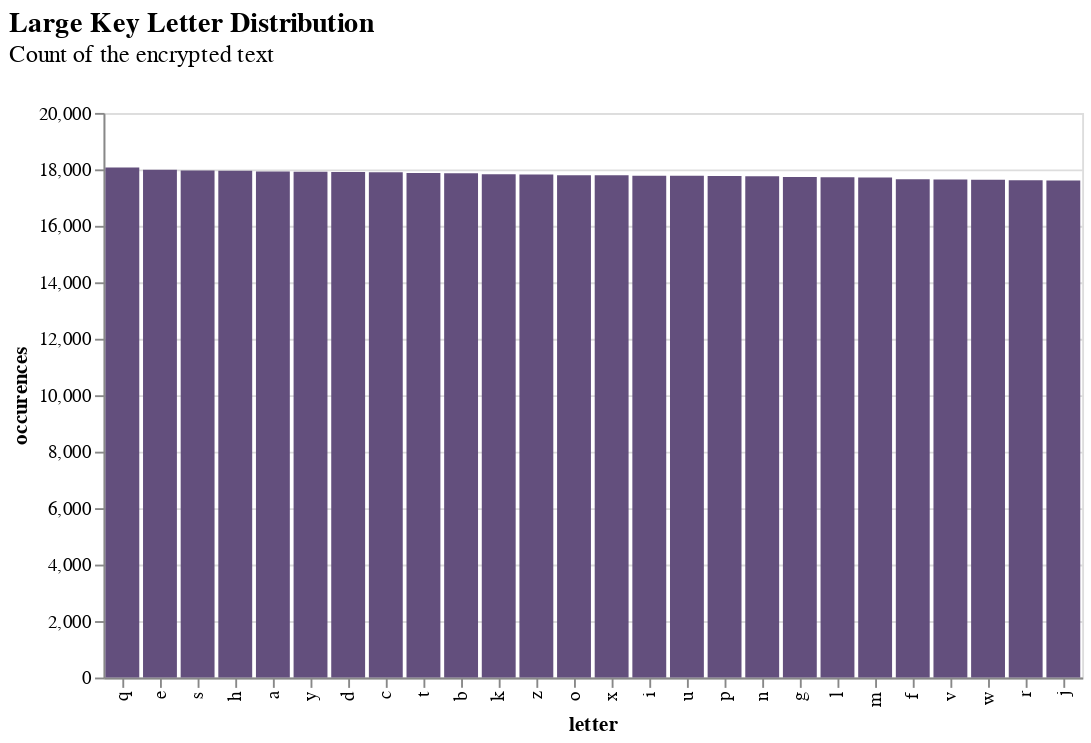

Notebook code cell kept with this figure:
### Markdown cell above
What happens when we use a large keysize?

### Code cell
key = OneTimePad.generate(size=len(book))
long_key_cipher = OneTimePad(key=key)
encrypted = long_key_cipher.encrypt(book)

klarge_counts = plot_letter_count(title="Large Key Letter Distribution", subtitle="Count of the encrypted text", text=encrypted).configure_mark(color=Colours.purple)
klarge_counts

### Figure 1 — Vega-Lite specification as saved in the notebook (floating-point values rounded to 4 significant figures)
{"config": {"view": {"continuousWidth": 400, "continuousHeight": 300}, "mark": {"color": "#634f7d"}}, "data": {"name": "data-10babc3237ac6329606960eaac31f1cc"}, "mark": "bar", "encoding": {"x": {"field": "letter", "sort": "-y", "type": "nominal"}, "y": {"field": "occurences", "type": "quantitative"}}, "title": {"text": "Large Key Letter Distribution", "subtitle": "Count of the encrypted text", "anchor": "start", "dy": -15, "fontSize": 15, "subtitleFontSize": 13}, "$schema": "https://vega.github.io/schema/vega-lite/v4.17.0.json", "datasets": {"data-10babc3237ac6329606960eaac31f1cc": [{"letter": "q", "occurences": 18067}, {"letter": "e", "occurences": 17985}, {"letter": "s", "occurences": 17960}, {"letter": "h", "occurences": 17952}, {"letter": "a", "occurences": 17923}, {"letter": "y", "occurences": 17914}, {"letter": "d", "occurences": 17911}, {"letter": "c", "occurences": 17894}, {"letter": "t", "occurences": 17870}, {"letter": "b", "occurences": 17863}, {"letter": "k", "occurences": 17829}, {"letter": "z", "occurences": 17818}, {"letter": "o", "occurences": 17792}, {"letter": "x", "occurences": 17792}, {"letter": "i", "occurences": 17775}, {"letter": "u", "occurences": 17773}, {"letter": "p", "occurences": 17764}, {"letter": "n", "occurences": 17758}, {"letter": "g", "occurences": 17733}, {"letter": "l", "occurences": 17723}, {"letter": "m", "occurences": 17710}, {"letter": "f", "occurences": 17648}, {"letter": "v", "occurences": 17638}, {"letter": "w", "occurences": 17635}, {"letter": "r", "occurences": 17616}, {"letter": "j", "occurences": 17605}]}}
